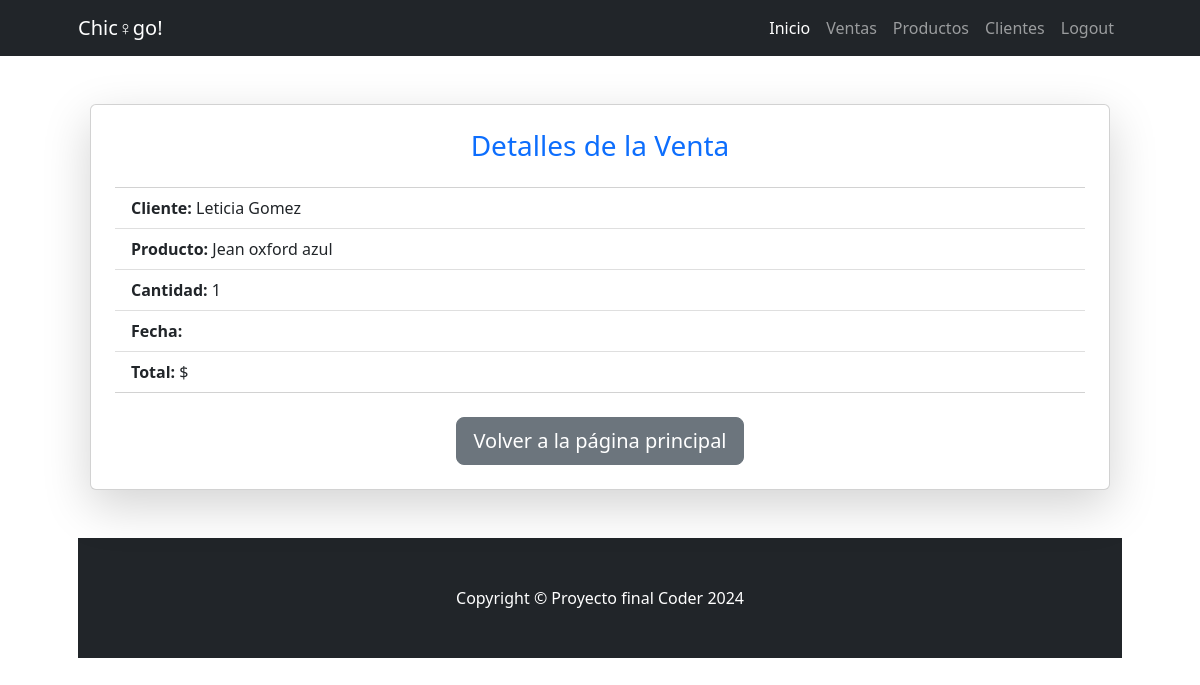
/Ventas/detail/1 (signed in), run on the app's committed database.
### Chicago/models.py (models this page shows, shortened)
class Venta(models.Model):
    vendedor = models.ForeignKey(Vendedor, on_delete=models.DO_NOTHING)
    cliente = models.ForeignKey(Cliente, on_delete=models.SET_NULL, null=True, blank=True)
    producto = models.ForeignKey(Producto, on_delete=models.CASCADE)
    cantidad = models.PositiveIntegerField()
    precio_total = models.DecimalField(max_digits=10, decimal_places=2, editable=False)
    fecha_venta = models.DateTimeField(default=timezone.now, editable=False)
    class Meta:
        ordering = ("-fecha_venta",)

class Cliente(models.Model):
    nombre = models.CharField(max_length=200)
    email = models.EmailField(unique=True)
    telefono = models.CharField(max_length=15, blank=True)
    def __str__(self):
        return self.nombre

class Producto(models.Model):
    nombre = models.CharField(max_length=200)
    categoria = models.CharField(max_length=100)
    precio = models.DecimalField(max_digits=10, decimal_places=2)
    stock = models.PositiveIntegerField()
    def __str__(self):
        return self.nombre

### Chicago/Views_Models/Ventas.py (the view)
# urls.py: path("Ventas/detail/<int:pk>", Ventas.Ventas_detail, name="Ventas_detail"),
def Ventas_detail(request: HttpRequest, pk: int) -> HttpResponse:
    query = Venta.objects.get(id=pk)
    return render(request, "Chicago/Ventas_detail.html", {"object": query})

### Chicago/Templates/Chicago/Ventas_detail.html
{% extends 'Chicago/Base.html' %}
{% block contenido %}
    <div class="container py-5">
        <div class="card p-4 shadow-lg">
            <h3 class="mb-4 text-primary text-center">Detalles de la Venta</h3>
            <ul class="list-group list-group-flush">
                <li class="list-group-item"><strong>Cliente:</strong> {{ object.cliente }}</li>
                <li class="list-group-item"><strong>Producto:</strong> {{ object.producto }}</li>
                <li class="list-group-item"><strong>Cantidad:</strong> {{ object.cantidad }}</li>
                <li class="list-group-item"><strong>Fecha:</strong> {{ object.fecha }}</li>
                <li class="list-group-item"><strong>Total:</strong> ${{ object.total }}</li>
            </ul>
            <div class="mt-4 text-center">
                <a href="{% url 'Chicago:index' %}" class="btn btn-secondary btn-lg">Volver a la página principal</a>
            </div>
        </div>
    </div>
{% endblock contenido %}

### data on the page
Venta: cliente "Leticia Gomez", producto "Jean oxford azul", cantidad "1"
